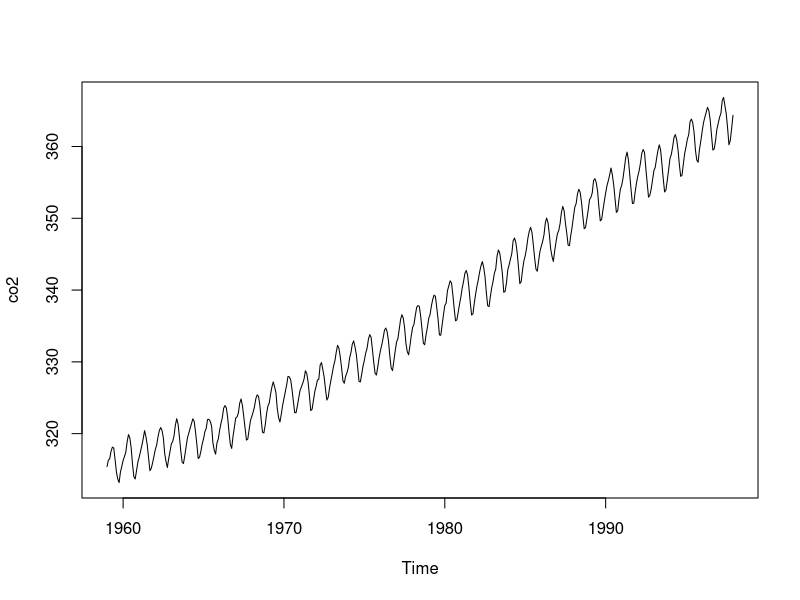
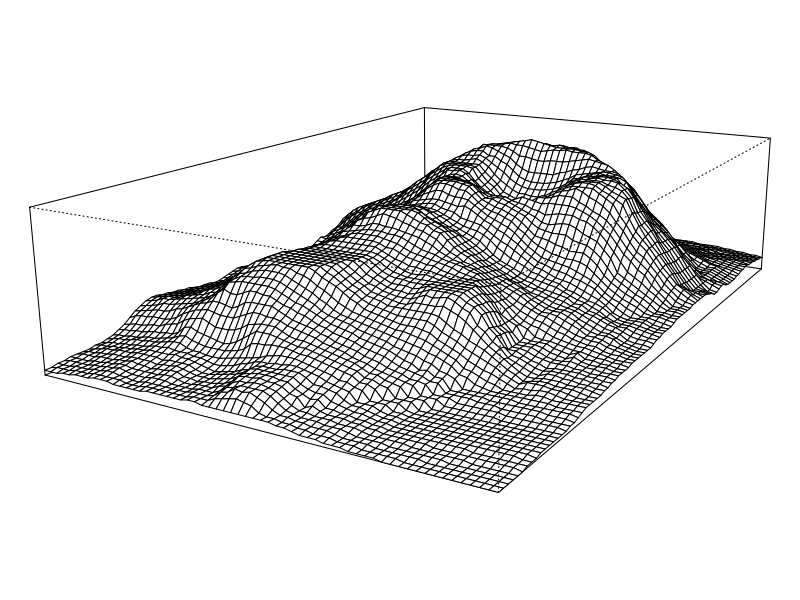

R code for these plots, in order: (Note: this script raises an error after producing the figures.)
## ---- chunk 1
 plot(co2)
 z <- 2 * volcano        # Exaggerate the relief
 x <- 10 * (1:nrow(z))   # 10 meter spacing (S to N)
 y <- 10 * (1:ncol(z))   # 10 meter spacing (E to W)
 par(mar = c(0,0,0,0))
 persp(x, y, z, theta = 120, phi = 15, scale = FALSE, 
       axes = FALSE)
## ---- chunk 2
knitr::include_graphics("images/journal_cropped.pdf")
## ---- chunk 3
knitr::include_graphics("images/poem_cropped.pdf")
## ---- chunk 4
knitr::include_graphics("images/guitar_cropped.pdf")
## ---- chunk 5
knitr::include_graphics("images/mail_cropped.pdf")
## ---- chunk 6
knitr::include_graphics("images/calendar.pdf")
## ---- chunk 7
knitr::include_graphics("images/article_cropped.pdf")
## ---- chunk 8
knitr::include_graphics("images/thesis-ubt_cropped.pdf")
## ---- chunk 9
knitr::include_graphics("images/poster-eco.jpg")
## ---- chunk 10
knitr::include_graphics("images/poster-ocean.jpg")
## ---- chunk 11
knitr::include_graphics("images/poster-rose.jpg")
## ---- chunk 12
knitr::include_graphics("images/chemistry_cropped.pdf")
## ---- chunk 13
knitr::include_graphics("images/article-zh_cropped.pdf")
## ---- chunk 14
knitr::include_graphics("images/thesis-zju_cropped.pdf")
